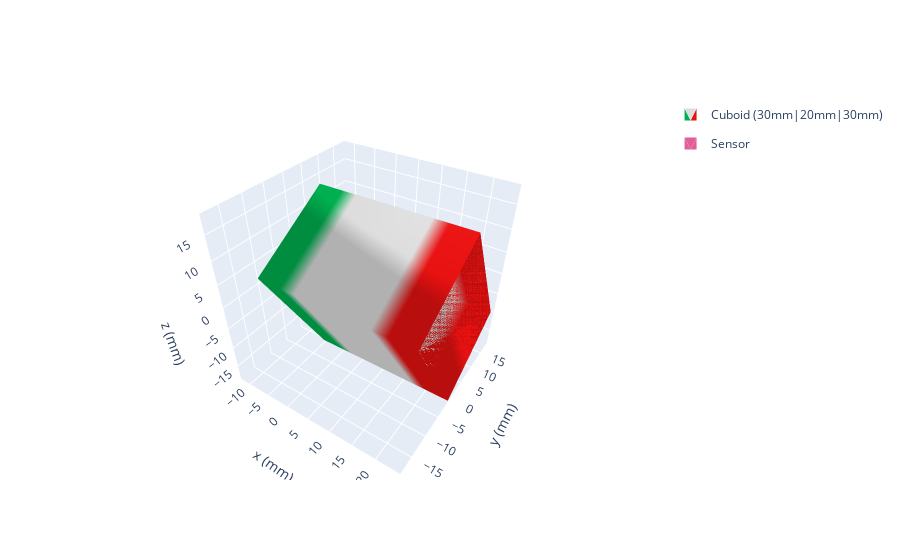

The code cell stored with this chart in its notebook:
### Code cell
'''create magnet, create sensor, position, orientation'''
#create cubiod with polarisation 1T pointing in x-dir, sides 1,2,3cm
cube = mp.magnet.Cuboid(polarization=(1,0,0), dimension=(0.03,0.02,0.03))

#create a sensor for measuring the field
sensor = mp.Sensor()
sensor.move((-0.01,0,0))
sensor.rotate_from_angax(angle=45, axis='z')
print(f"sensor's position: {sensor.position}")

from scipy.spatial.transform import Rotation as R
cube.position = (0.01,0,0)
cube.orientation = R.from_rotvec((30,0,0), degrees=True)
print(f"cube's position: {cube.position}")

mp.show(cube, sensor)

### Figure 1 — Plotly figure (JSON) as saved in the notebook; plotly's stock layout.template omitted (floating-point values rounded to 4 significant figures; data arrays with more than 128 entries replaced by an {"elided": "..."} marker saying what was removed)
{"data": [{"color": "#2e91e5", "colorscale": [[0.0, "#00b050"], [0.16, "#00b050"], [0.26, "#dddddd"], [0.74, "#dddddd"], [0.84, "#e71111"], [1.0, "#e71111"]], "i": [7, 0, 0, 0, 4, 4, 2, 6, 4, 0, 3, 7], "intensity": [0.0, 0.0, 1.0, 1.0, 0.0, 0.0, 1.0, 1.0], "j": [0, 7, 1, 2, 6, 7, 1, 2, 5, 5, 2, 2], "k": [3, 4, 2, 3, 5, 6, 5, 5, 0, 1, 7, 6], "legendgroup": "Cuboid(id=4915783936)", "name": "Cuboid (30mm|20mm|30mm)", "opacity": 1, "showlegend": true, "showscale": false, "x": [-5.0, -5.0, 25.0, 25.0, -5.0, -5.0, 25.0, 25.0], "y": [-1.16, 16.16, 16.16, -1.16, -16.16, 1.16, 1.16, -16.16], "z": [-17.99, -7.99, -7.99, -17.99, 7.99, 17.99, 17.99, 7.99], "type": "mesh3d"}, {"facecolor": {"elided": "180 str values"}, "i": {"elided": "180 int values"}, "j": {"elided": "180 int values"}, "k": {"elided": "180 int values"}, "legendgroup": "Sensor(id=4915784272)", "name": "Sensor", "opacity": 1, "showlegend": true, "x": [-10.0, -10.0, -10.0, -10.0, -12.26, -10.26, -10.47, -12.21, -12.2, -9.961, -10.54, -12.05, -12.03, -10.0, -12.01, -10.0, -10.0, -10.08, -10.16, -10.0, -11.98, -10.0, -11.98, -10.0, -10.0, -9.953, -10.17, -9.677, -10.43, -10.0, -11.91, -10.0, -11.9, -10.0, -12.54, -10.0, -10.0, -9.853, -10.1, -11.84, -10.0, -11.82, -11.82, -10.0, -11.82, -10.0, -10.0, -9.821, -9.984, -10.0, -11.77, -10.0, -11.76, -10.0, -9.873, -9.494, -10.19, -11.64, -11.62, -9.473, -9.885, -11.52, -11.51, -9.618, -10.0, -10.0, -10.0, -10.0, -10.0, -10.0, -10.0, -10.0, -10.0, -10.0, -10.0, -10.0, -10.0, -8.11, -8.317, -7.904, -8.461, -7.767, -8.075, -8.162, -8.007, -8.228, -7.991, -8.242, -8.495, -7.74, -8.034, -8.197, -8.115, -8.41, -7.833, -8.231, -8.016, -7.456], "y": [0.0, 0.0, 0.0, 0.0, 1.502, -0.4737, -0.2587, 1.556, 1.569, -0.5383, 0.0385, 1.714, 1.736, 0.0, 1.756, 0.0, 0.0, -0.163, -0.07603, 0.0, 1.783, 0.0, 1.788, 0.0, 0.0, -0.1738, 0.04656, -0.4321, 0.3234, 0.0, 1.857, 0.0, 1.865, -2.648e-16, 2.544, 0.0, 0.0, -0.1032, 0.1474, 1.926, 0.0, 1.943, 1.949, 0.0, 1.95, 0.0, 0.0, 0.01568, 0.1792, 0.0, 2.001, 0.0, 2.004, 0.0, 0.1272, -0.1886, 0.5057, 2.124, 2.142, 0.1147, 0.5274, 2.246, 2.253, 0.3816, 0.0, 0.0, 0.0, 0.0, 0.0, 0.0, 0.0, 0.0, 0.0, 0.0, 0.0, 0.0, 0.0, 1.876, 2.083, 1.671, 2.227, 1.533, 1.841, 1.928, 1.774, 1.994, 1.758, 2.008, 2.262, 1.507, 1.8, 1.964, 1.882, 2.176, 1.6, 1.998, 1.783, 2.544], "z": [0.0, 0.0, 0.0, 0.0, -0.01711, 2.663, 2.663, 0.2773, -0.306, 2.663, 2.663, 0.4836, -0.4978, 0.0, 0.005714, 0.0, 0.0, 2.663, 2.663, 0.0, -0.1112, 0.0, 0.12, 0.0, 0.0, 2.663, 2.663, 2.663, 2.663, 0.0, -0.1761, 0.0, 0.1781, 3.598, -1.129e-16, 0.0, 0.0, 2.663, 2.663, 0.5364, 0.0, -0.1586, -0.5315, 0.0, 0.1529, 0.0, 0.0, 2.663, 2.663, 0.0, -0.06687, 0.0, 0.05613, 0.0, 2.663, 2.663, 2.663, 0.4189, -0.3965, 2.663, 2.663, 0.1684, -0.1356, 2.663, 0.0, 0.0, 0.0, 0.0, 0.0, 0.0, 0.0, 0.0, 0.0, 0.0, 0.0, 0.0, 0.0, -0.5396, -0.4594, -0.4485, -0.2334, -0.215, -0.1698, -0.1682, -0.09197, -0.08792, 0.02894, 0.03354, 0.06677, 0.08682, 0.1363, 0.1393, 0.1799, 0.3457, 0.361, 0.5149, 0.5206, -5.82e-17], "type": "mesh3d"}], "layout": {"scene": {"xaxis": {"range": [-12.54, 25.0], "autorange": false, "title": {"text": "x (mm)"}}, "yaxis": {"range": [-18.77, 18.77], "autorange": false, "title": {"text": "y (mm)"}}, "zaxis": {"range": [-18.77, 18.77], "autorange": false, "title": {"text": "z (mm)"}}, "aspectratio": {"x": 1, "y": 1, "z": 1}, "camera": {"eye": {"x": 1, "y": -1.5, "z": 1.4}}, "aspectmode": "manual"}, "legend": {"itemsizing": "constant"}}}
